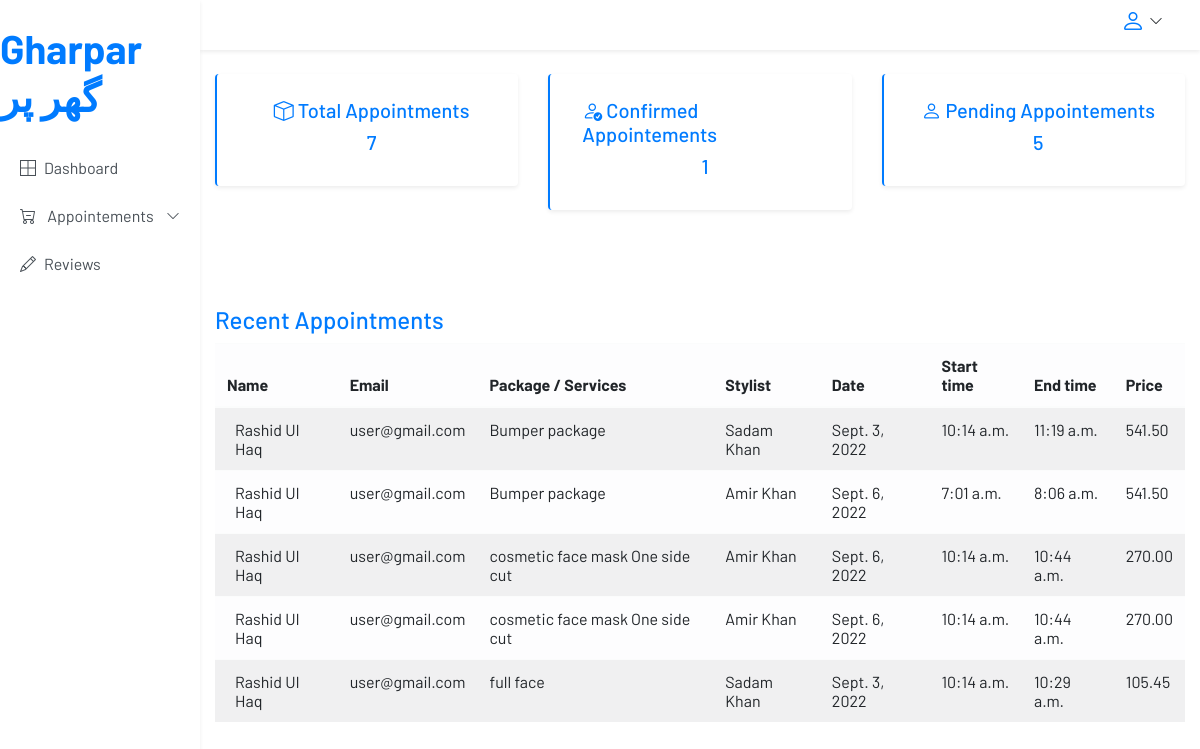
Page /user/dashboard/ (signed in) on the earlier database version.
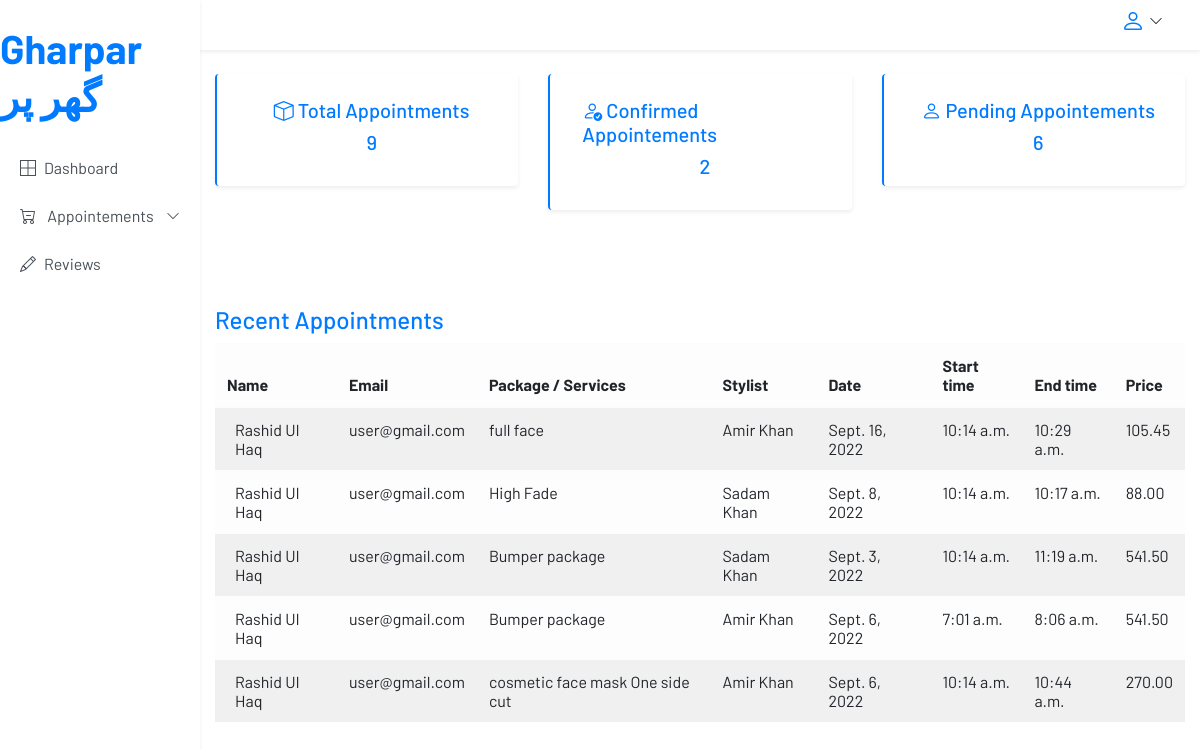
Same page on the later database version.
### core/models.py (models this page shows, shortened)
class Appointment(models.Model):
    OPTIONS = (
        ('Pending','Pending'),
        ('Confirmed','Confirmed'),
        ('Cancelled','Cancelled'),
        ('Completed','Completed'),
    )
    employee = models.ForeignKey(Employee, on_delete=models.CASCADE, verbose_name='Employee',default=2)
    customer = models.ForeignKey(User, on_delete=models.CASCADE, verbose_name='Customer')
    package = models.ForeignKey(Package, on_delete=models.CASCADE, verbose_name='Package', blank=True, null=True)
    service = models.ManyToManyField(Service, verbose_name='Service', blank=True)
    status  = models.CharField(max_length=100,choices= OPTIONS,verbose_name='Status', default='Pending')
    date = models .DateField(verbose_name='Date')
    start_time = models.TimeField(verbose_name='Start Time')
    end_time = models.TimeField(verbose_name='End Time')
    created = models.DateTimeField(auto_now_add=True, verbose_name='Created at')
    class Meta:
        verbose_name = 'appointment'
        verbose_name_plural = 'appointments'
        ordering = ['-created']

class Package(models.Model):
    name = models.CharField(max_length=200, verbose_name='Name')
    description = models.TextField(verbose_name='Description')
    services = models.ManyToManyField(Service, verbose_name='Services')
    created_by = models.ForeignKey(User, on_delete=models.CASCADE, verbose_name='Created by')
    duration = models.DecimalField(max_digits=10, decimal_places=2, verbose_name='Duration')
    price = models.DecimalField(max_digits=10, decimal_places=2, verbose_name='Price')
    discount = models.DecimalField(max_digits=10, decimal_places=2, verbose_name='Discount', default=0)
    image = models.ImageField(verbose_name='Image', upload_to='packages')

class Service(models.Model):
    name = models.CharField(max_length=200, verbose_name='Name')
    description = models.TextField(verbose_name='Description')
    image = models.ImageField(verbose_name='Image', upload_to='services')
    category = models.ForeignKey('Category', on_delete=models.CASCADE, verbose_name='Category')
    price = models.DecimalField(max_digits=10, decimal_places=2, verbose_name='Price')
    duration = models.DecimalField(max_digits=10, decimal_places=2, verbose_name='Duration')
    created = models.DateTimeField(auto_now_add=True, verbose_name='Created at')
    class Meta:
        verbose_name = 'service'
        verbose_name_plural = 'services'
        ordering = ['-created']

### accounts/models.py (models this page shows, shortened)
class User(AbstractUser):
    username = None
    email = models.EmailField(unique=True, blank=False,
                              error_messages={
                                  'unique': "A user with that email already exists.",
                              })
    image = models.ImageField(
        upload_to='profile_pictures', null=True, blank=True)
    USERNAME_FIELD = "email"
    REQUIRED_FIELDS = ['first_name', 'last_name']
    is_employee = models.BooleanField(default=False)
    objects = UserManager()

class Employee(models.Model):
    JOBS = (
        ('Fashion Designer', 'Fashion Designer'),
        ('Beautician', 'Beautician'),
        ('Hair Stylist', 'Hair Stylist'),
        ('Makeup Artist', 'Makeup Artist'),
        ('Nail Artist', 'Nail Artist'),
        ('Other', 'Other'),
    )
    user = models.OneToOneField(User, on_delete=models.CASCADE)
    position = models.CharField(max_length=100, choices=JOBS, default='Other')
    salary = models.DecimalField(max_digits=10, decimal_places=2)
    class Meta:
        verbose_name = 'employee'
        verbose_name_plural = 'employees'
    def __str__(self):
        return self.user.first_name + ' ' + self.user.last_name

### accounts/restrictions.py (the view)
    def wrapper(request, *args, **kwargs):
        if request.user.is_authenticated and request.user.is_employee == False and request.user.is_superuser == False:
            return function(request, *args, **kwargs)
        else:
            messages.error(request, 'You are not authorized to access this page, please login!')
            return redirect('login')

### accounts/restrictions.py (called while the page is built)
def only_user(function):
    def wrapper(request, *args, **kwargs):
        if request.user.is_authenticated and request.user.is_employee == False and request.user.is_superuser == False:
            return function(request, *args, **kwargs)
        else:
            messages.error(request, 'You are not authorized to access this page, please login!')
            return redirect('login')
    return wrapper

### core/views.py (called while the page is built)
@only_user
def user_dashboard(request):
    appointments = Appointment.objects.filter(customer=request.user)
    pending = appointments.filter(status='Pending').count()
    completed = appointments.filter(status='Completed').count()
    confirmed = appointments.filter(status='Confirmed').count()
    return render(request, 'user/user_dashboard.html', {'appointments_count': appointments.count(), 'pending': pending, 'completed': completed, 'confirmed': confirmed,'appointments': appointments[:5]})

### templates/user/user_dashboard.html (shortened to what this page needs)
{% extends "partials/base.html" %} {% load static %} {% block content %}
<main class="container-fluid">
            <section class="row">
              <div class="col-md-6 col-lg-4">
                <article class="p-4 rounded shadow-sm border-left mb-4">
                  <a href="#" class="d-flex align-items-center flex-column">
                    <h5 class="ml-2"> <span class="bi bi-box h5"></span> Total Appointments</h5>
                    <h5 class="ml-2">{{appointments_count}}</h5>
                  </a>
                </article>
              </div>
              <div class="col-md-6 col-lg-4">
                <article class="p-4 rounded shadow-sm border-left mb-4">
                  <a href="#" class="d-flex align-items-center flex-column">
                    <h5 class="ml-2"><span class="bi bi-person-check h5"></span>  Confirmed Appointements</h5>
                    <h5 class="ml-2">{{confirmed}}</h5>
                  </a>
                </article>
              </div>
              <div class="col-md-6 col-lg-4">
                <article class="p-4 rounded shadow-sm border-left mb-4">
                  <a href="#" class="d-flex align-items-center flex-column">
                    <h5 class="ml-2"><span class="bi bi-person h5"></span> Pending Appointements</h5>
                    <h5 class="ml-2">  {{pending}}</h5>
                  </a>
                </article>
              </div>
            </section>
<br><br><br>
            <h4><a href="">Recent Appointments</a></h4>
    <div class="table-responsive">
      <table class="table table-striped table-light table-hover">
        <thead>
          <tr>
            <th>Name</th>
            <th>Email</th>
            <th>Package / Services</th>
            <th>Stylist</th>
            <th>Date</th>
            <th>Start time</th>
            <th>End time</th>
            <th>Price</th>
          </tr>
        </thead>
        <tbody>
          {% for booking in appointments %}
          <tr>
            <td>
              <div class="d-flex align-items-center">
                <span class="ml-2">{{booking.customer.first_name}} {{booking.customer.last_name}}</span>
              </div>
            </td>
            <td>{{booking.customer.email}}<br></td>
              <td>
             {% if booking.package.name %}
              {{booking.package.name}}
            {% else %}
            {% for service in booking.package.services.all %}
            {{service.name}}
            {% endfor %}
             {% endif %}
            </td>
            <td>{{booking.employee | title}}</td>
            <td>{{booking.date}}</td>
            <td>
            {{booking.start_time}}
            </td>
            <td>
            {{booking.end_time}}
            </td>
            <td>
            {{booking.package.price}}
            </td>
          </tr>
          {% endfor %}
        </tbody>
      </table>
    </div>
          </main>
{%endblock%}

Differences in the rows shown:
no longer on this page (row unchanged): Appointment: customer.first_name "Rashid", customer.last_name "Ul Haq", customer.email "user@gmail.com", employee "Amir Khan", date "Sept. 6, 2022", start_time "10:14 a.m.", end_time "10:44 a.m.", package.price "270.00", Service (name "cosmetic face mask"), Service (name "One side cut")
no longer on this page (row unchanged): Appointment: customer.first_name "Rashid", customer.last_name "Ul Haq", customer.email "user@gmail.com", package.name "full face", employee "Sadam Khan", date "Sept. 3, 2022", start_time "10:14 a.m.", end_time "10:29 a.m.", package.price "105.45"
added Appointment: customer.first_name "Rashid", customer.last_name "Ul Haq", customer.email "user@gmail.com", package.name "full face", employee "Amir Khan", date "Sept. 16, 2022", start_time "10:14 a.m.", end_time "10:29 a.m.", package.price "105.45"
added Appointment: customer.first_name "Rashid", customer.last_name "Ul Haq", customer.email "user@gmail.com", employee "Sadam Khan", date "Sept. 8, 2022", start_time "10:14 a.m.", end_time "10:17 a.m.", package.price "88.00"
now on this page (row unchanged): Service: name "High Fade", shown under "Rashid"
Other differences:
{{ appointments_count }}: "7" → "9"
{{ confirmed }}: "1" → "2"
{{ pending }}: "5" → "6"
